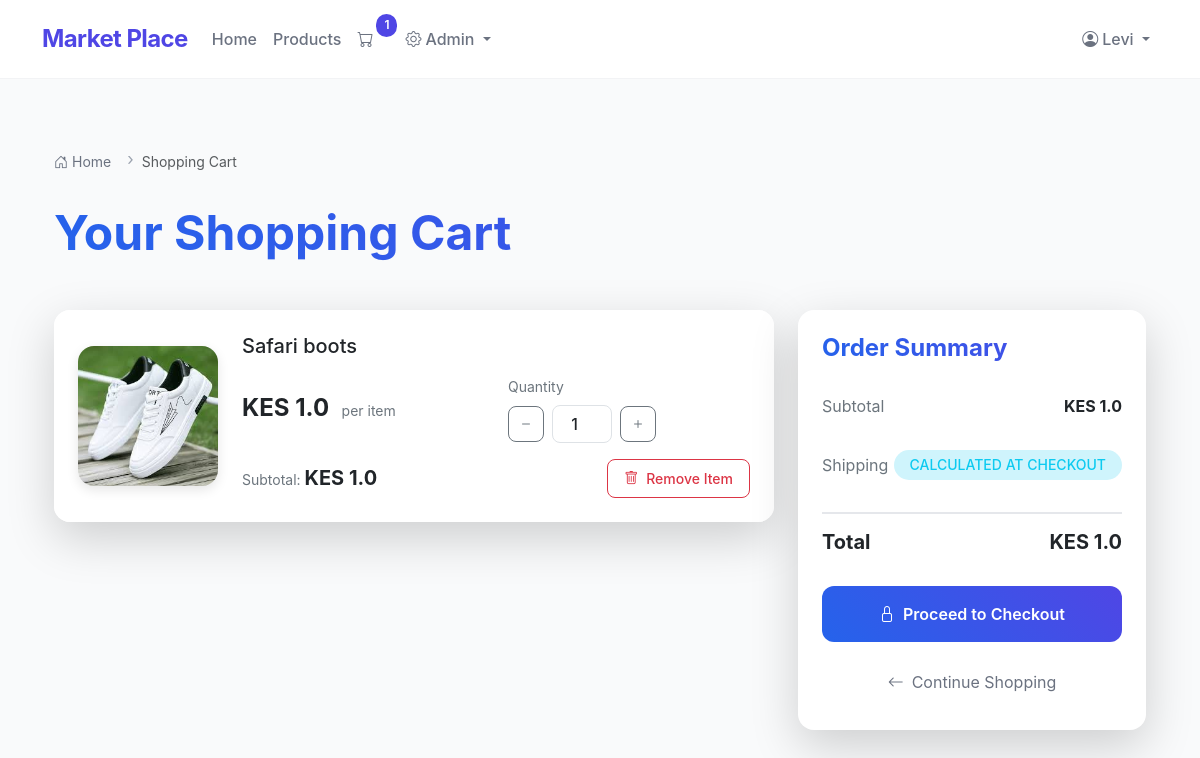
Before: /cart (signed in) with the older database file.
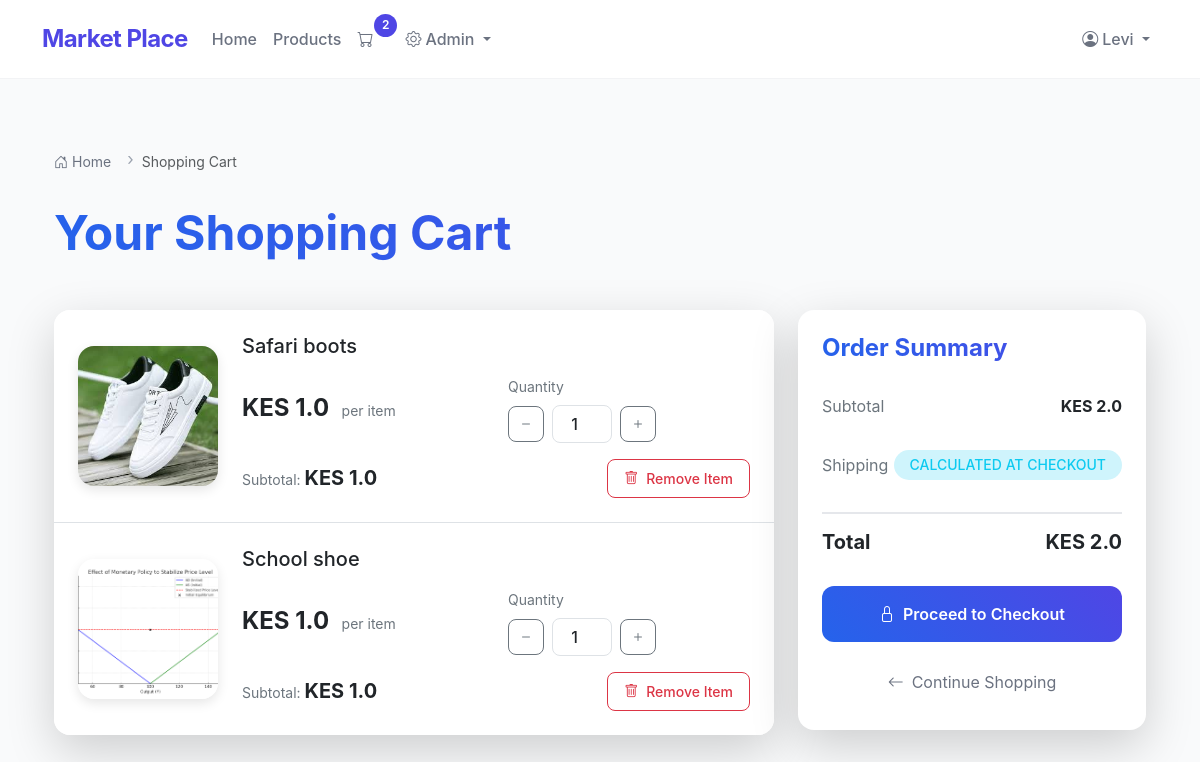
After: the same page with the newer database file.
### app.py (models this page shows)
class OrderItem(db.Model):
    __tablename__ = 'order_items'
    id = db.Column(db.Integer, primary_key=True)
    order_id = db.Column(db.Integer, db.ForeignKey('orders.id'), nullable=False)
    product_id = db.Column(db.Integer, db.ForeignKey('products.id'), nullable=False)
    quantity = db.Column(db.Integer, nullable=False)
    price_at_time = db.Column(db.Float, nullable=False)

class ProductImage(db.Model):
    __tablename__ = 'product_images'
    id = db.Column(db.Integer, primary_key=True)
    product_id = db.Column(db.Integer, db.ForeignKey('products.id'), nullable=False)
    image_url = db.Column(db.String(200), nullable=False)

class Product(db.Model):
    __tablename__ = 'products'
    id = db.Column(db.Integer, primary_key=True)
    name = db.Column(db.String(100), nullable=False)
    description = db.Column(db.String(500), nullable=True)
    price = db.Column(db.Float, nullable=False)
    stock_quantity = db.Column(db.Integer, nullable=False)
    category_id = db.Column(db.Integer, db.ForeignKey('categories.id'), nullable=False)
    order_items = db.relationship('OrderItem', backref='product', lazy=True)
    images = db.relationship('ProductImage', backref='product', lazy=True)

### app.py (the view)
@app.route('/cart')
def view_cart():
    if 'user_id' not in session:
        flash('Please login to view your cart.', 'info')
        return redirect(url_for('login'))
    order = Order.query.filter_by(user_id=session['user_id'], status="Pending").first()
    if not order:
        return render_template('cart.html', order_items=None, total_price=0)
    order_items = OrderItem.query.filter_by(order_id=order.id).all()
    total_price = sum(item.quantity * item.price_at_time for item in order_items)
    return render_template('cart.html', order_items=order_items, total_price=total_price)

### app.py (called while the page is built)
def get_cart_unique_items():
    if 'user_id' in session:
        order = Order.query.filter_by(user_id=session['user_id'], status="Pending").first()
        if order:
            return OrderItem.query.filter_by(order_id=order.id).count()
    return 0

@app.context_processor
def inject_cart_count():
    return dict(cart_count=get_cart_unique_items())

### templates/cart.html (shortened to what the changed rows need)
{% extends 'base.html' %}
{% block content %}
<div class="container py-4 py-lg-5">
    <h1 class="display-5 mb-4 mb-lg-5 fw-bold text-gradient">Your Shopping Cart</h1>
    {% if order_items %}
    <div class="row g-4">
        <div class="col-lg-8">
            <div class="card border-0 shadow-lg rounded-4 overflow-hidden hover-shadow">
                <div class="card-body p-0">
                    {% for item in order_items %}
                    <div class="cart-item p-3 p-lg-4 {% if not loop.last %}border-bottom{% endif %} bg-white hover-bg-light">
                        <div class="row align-items-center">
                            <div class="col-auto">
                                <div class="rounded-4 overflow-hidden product-image-container">
                                    {% if item.product.images %}
                                    <img src="{{ url_for('static', filename='uploads/' + item.product.images[0].image_url) }}"
                                         alt="{{ item.product.name }}"
                                         class="img-fluid w-100 h-100 object-fit-cover zoom-effect">
                                    {% else %}
                                    <div class="w-100 h-100 bg-light d-flex align-items-center justify-content-center">
                                        <i class="bi bi-image fs-2 text-secondary"></i>
                                    </div>
                                    {% endif %}
                                </div>
                            </div>
                            <div class="col">
                                <div class="d-flex flex-column h-100">
                                    <h3 class="h5 mb-3 product-title">{{ item.product.name }}</h3>
                                    <div class="row align-items-center mb-3">
                                        <div class="col-sm-6 mb-3 mb-sm-0">
                                            <div class="price-tag">
                                                <span class="h4 mb-0 fw-bold">KES {{ item.price_at_time }}</span>
                                                <span class="text-secondary ms-2 small">per item</span>
                                            </div>
                                        </div>
                                        <div class="col-sm-6">
                                            <label class="form-label small text-secondary mb-2">Quantity</label>
                                            <div class="quantity-control">
                                                <button class="btn btn-outline-secondary quantity-btn" type="button"
                                                        onclick="updateQuantity({{ item.id }}, 'decrease')">
                                                    <i class="bi bi-dash"></i>
                                                </button>
                                                <input type="number" class="form-control quantity-input"
                                                       value="{{ item.quantity }}" min="1" data-item-id="{{ item.id }}"
                                                       onchange="updateQuantity({{ item.id }}, 'set', this.value)">
                                                <button class="btn btn-outline-secondary quantity-btn" type="button"
                                                        onclick="updateQuantity({{ item.id }}, 'increase')">
                                                    <i class="bi bi-plus"></i>
                                                </button>
                                            </div>
                                        </div>
                                    </div>
                                    <div class="mt-auto d-flex justify-content-between align-items-center flex-wrap">
                                        <div class="subtotal-container me-3">
                                            <span class="text-secondary small">Subtotal: </span>
                                            <span class="subtotal-amount h5 mb-0 fw-bold">
                                                KES {{ item.quantity * item.price_at_time }}
                                            </span>
                                        </div>
                                        <form action="{{ url_for('remove_from_cart', order_item_id=item.id) }}" method="POST"
                                              class="mt-2 mt-sm-0">
                                            <button type="submit" class="btn btn-outline-danger btn-sm remove-btn"
                                                    onclick="return confirm('Are you sure you want to remove this item?')">
                                                <i class="bi bi-trash me-2"></i>Remove Item
                                            </button>
                                        </form>
                                    </div>
                                </div>
                            </div>
                        </div>
                    </div>
                    {% endfor %}
                </div>
            </div>
        </div>
        <div class="col-lg-4">
            <div class="card border-0 shadow-lg rounded-4 sticky-lg-top summary-card">
                <div class="card-body p-4">
                    <h2 class="h4 mb-4 fw-bold text-gradient">Order Summary</h2>
                    <div class="summary-details">
                        <div class="summary-row">
                            <span class="text-secondary">Subtotal</span>
                            <span class="fw-bold">KES {{ total_price }}</span>
                        </div>
                        <div class="summary-row">
                            <span class="text-secondary">Shipping</span>
                            <span class="badge bg-info-subtle text-info">Calculated at checkout</span>
                        </div>
                        <div class="summary-row total-row">
                            <span class="h5 fw-bold mb-0">Total</span>
                            <span class="h5 fw-bold mb-0">KES {{ total_price }}</span>
                        </div>
                    </div>
                    <form action="{{ url_for('checkout_page') }}" method="get">
                        <button type="submit" class="checkout-button">
                            <i class="bi bi-lock me-2"></i>Proceed to Checkout
                        </button>
                    </form>
                    <a href="{{ url_for('products') }}" class="continue-shopping-link">
                        <i class="bi bi-arrow-left me-2"></i>Continue Shopping
                    </a>
                </div>
            </div>
        </div>
    </div>
    {% endif %}
</div>
{% endblock %}

Changed rows visible on the page:
added OrderItem: image_url (picture), product.name "School shoe", price_at_time "1.0", quantity "1", item.quantity*item.price_at_time "1.0"
Other visible differences:
{{ cart_count }}: "1" → "2"
{{ total_price }}: "1.0" → "2.0"
